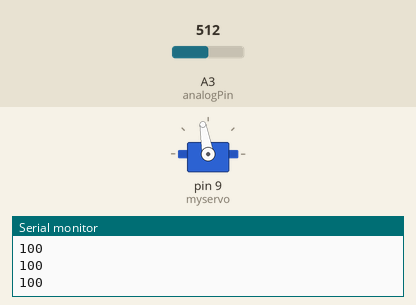
This sketch was run on a simulated Arduino Uno, built with avr-gcc and run on an emulated ATmega328P. Shown: servo, the last lines printed to the serial monitor. Inputs (shaded band) come from the test bench; at power-on: A3 (analogPin) = 512.

Above: at 2.2 s.
2.3 s: A3 (analogPin) set to 716
At 3.5 s:
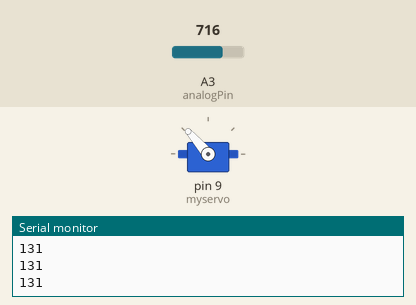
3.8 s: A3 (analogPin) set to 900
At 4.9 s:
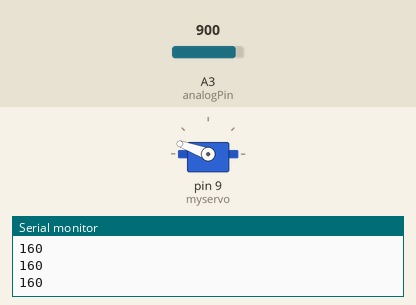
5.3 s: A3 (analogPin) set to 1023
At 6.0 s:
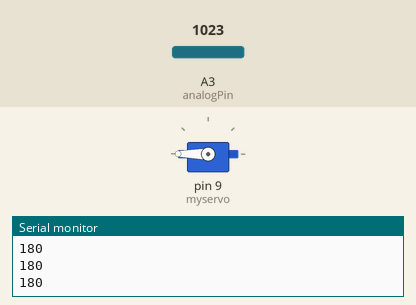
6.8 s: A3 (analogPin) set to 306
At 8.0 s:
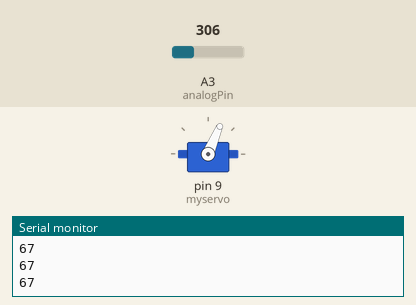
8.3 s: A3 (analogPin) set to 122
At 9.4 s:
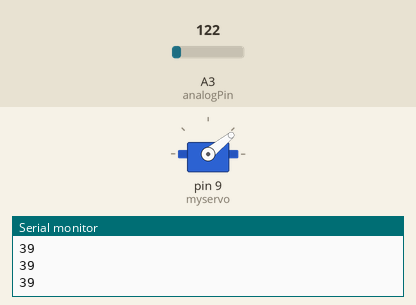
Timing chart, 0 to 10.8 s (numbered marks = the images above; inputs shaded):
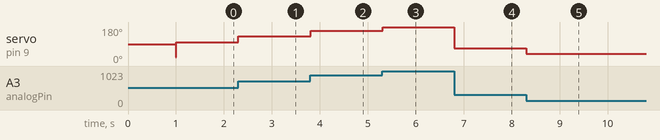

Measured:
- after the input at 2.3 s, servo on pin 9 (myservo): 100° → 131° at once
- after the input at 3.8 s, servo on pin 9 (myservo): 131° → 160° at once
- after the input at 5.3 s, servo on pin 9 (myservo): 160° → 180° at once
- after the input at 6.8 s, servo on pin 9 (myservo): 180° → 67° at once
- after the input at 8.3 s, servo on pin 9 (myservo): 67° → 39° at once

The sketch:

servo_motor_potenciometro.pde
```cpp
/*

Por: Rodrigo Guedes de Souza
Data: 03/09/2011 19:08

Exemplo de como controlar um servo motor
apartir de um potenciometro

*/

#include <Servo.h> //importa da lib de servo motores

Servo myservo;     //Cria uma referencia ao servo motor

int analogPin = 3; //pino ligado ao potenciomentro
int armValue = 20;

void setVelocidade(int valor){
  int velocidade = map(valor, 0, 1023, armValue, 180); //Scale input to use it with the servo ie from the arming value to 180.
  Serial.println(velocidade);
  myservo.write(velocidade);                           //Send servo position - Motor speed to ESC.
  delay(10);
}

void setup(){
  Serial.begin(9600);
  myservo.attach(9); //Indica em qual porta digital o servo esta conectado
  delay(1000);       //aguarda 1 segundo para inicialização do motor
  setVelocidade(0);  //inicia o servo motor
}

void loop(){
  int angulo = analogRead(analogPin);//captura o angulo do potenciometro
  //Serial.println(angulo);
  setVelocidade(angulo);
}
```
